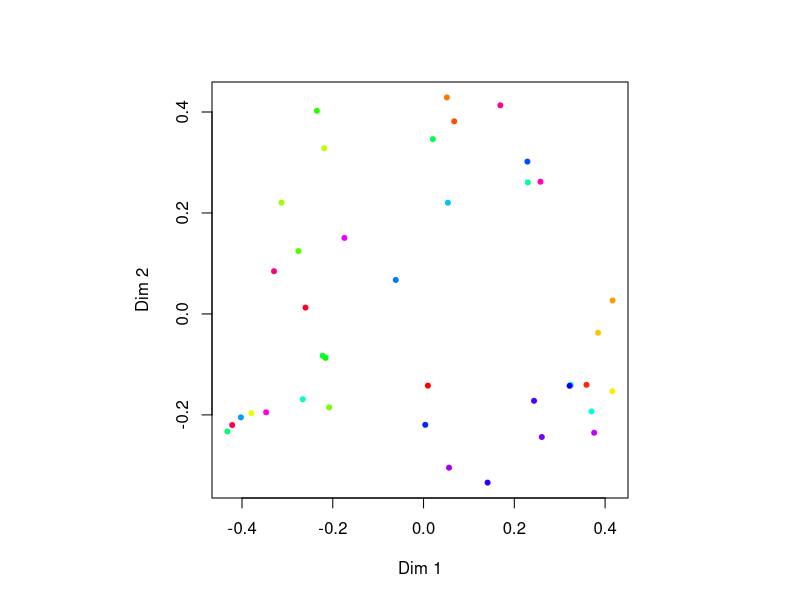
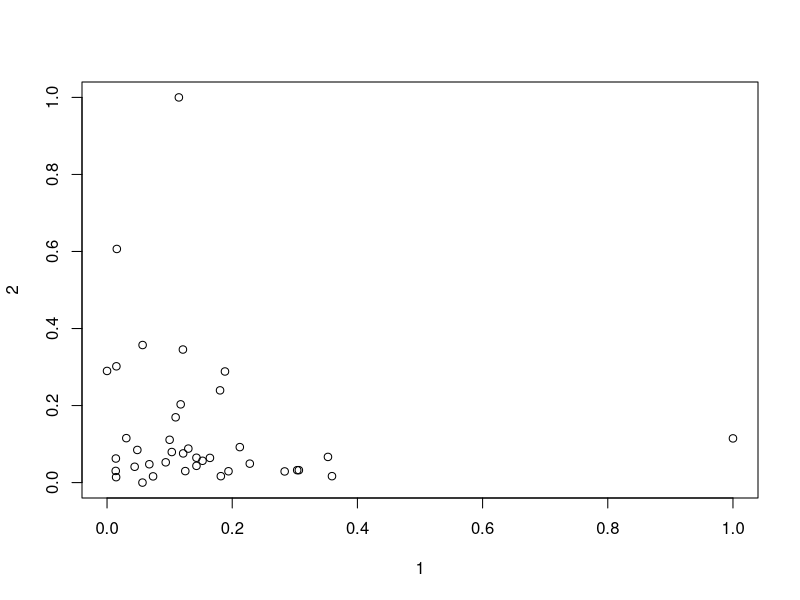
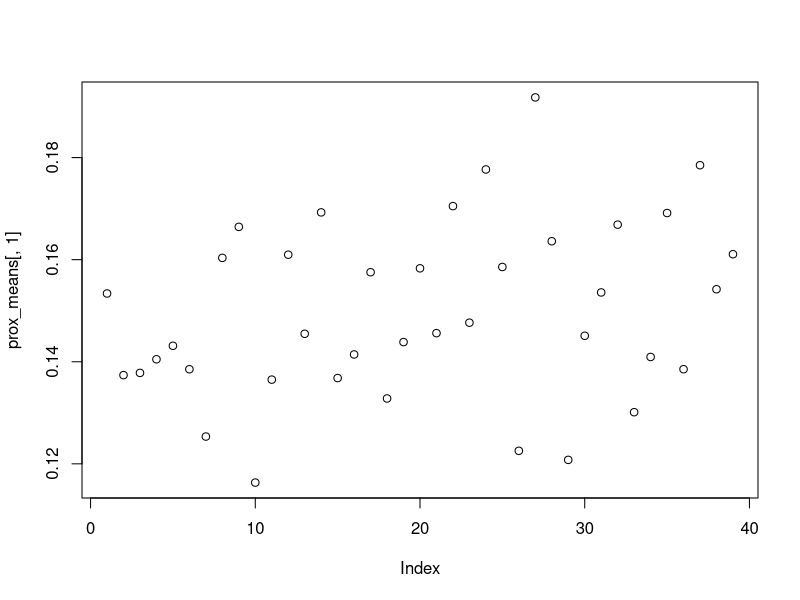

R code for these plots, in order: (Note: this script raises an error after producing the figures.)
# Based on variables average for each segment
library(randomForest)
hri<-read.table('hri_results.csv',sep=' ',header=T,dec='.')
hri[c(1:2,30:38)]->means
randomForest(means[,3:11])->rfmeans
MDSplot(rfmeans,factor(means$wdpaid)) # add site wdpaid and use it as colour
plot(rfmeans$proximity)
as.data.frame(rfmeans$proximity)->prox_env
as.data.frame(apply(prox_env,2,mean))->prox_means
plot(prox_means[,1])

# we can then use mantel test with distance matrices based on averages of env vars or with proximities to assess overall fit (from vegan R library)
mantel(prox_env,prox_bio)
